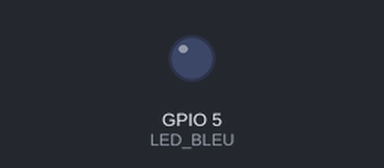
The sketch below on a simulated ESP8266 (NodeMCU). On the bench: output pins drawn as LEDs (lit = HIGH). WiFi joins after 1.5 s; servers stay silent unless stated.

Above: at 0.1 s.
At 1.6 s:
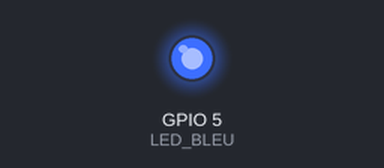
Timing chart, 0 to 3.1 s (numbered marks = the images above):
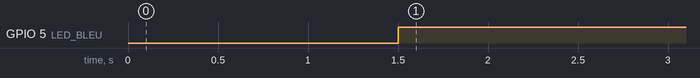

Measured:
- by itself, GPIO 5 (LED_BLEU): LOW → HIGH at 1.5 s

The sketch:

esp8266wifi.ino
```cpp
#include <ESP8266WiFi.h>

// Définition des entrées/sorties
#define LED_BLEU 5
// Informations du routeur WIFi
const char * SSID = "";
const char * PASSWORD = "";

void setup() {
  // Mise en place d'une liaison wifi
 Serial.begin(115200L);
 Serial.println("");

pinMode(LED_BLEU,OUTPUT);
// Mode de connection
// Ou WIFI_AP_STA pour mettre l'esp 8266 en point d'accès WIFI et en station
WiFi.mode(WIFI_STA);
// Démarer la connection
WiFi.begin(SSID, PASSWORD);

}

void loop() {
// Si l'esp est connecter au réseau, on effectue les raches qui doivent etree effectué
if (WiFi.isConnected()){
    digitalWrite(LED_BLEU, HIGH);
  }
else {
  digitalWrite(LED_BLEU, LOW);
}
}
```
